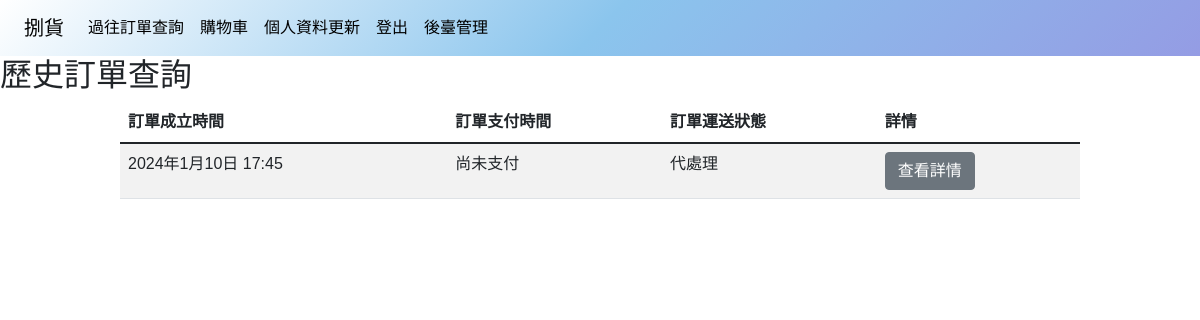
/OrderManagement/past_orders/ (signed in), run on an earlier commit of the app's database.
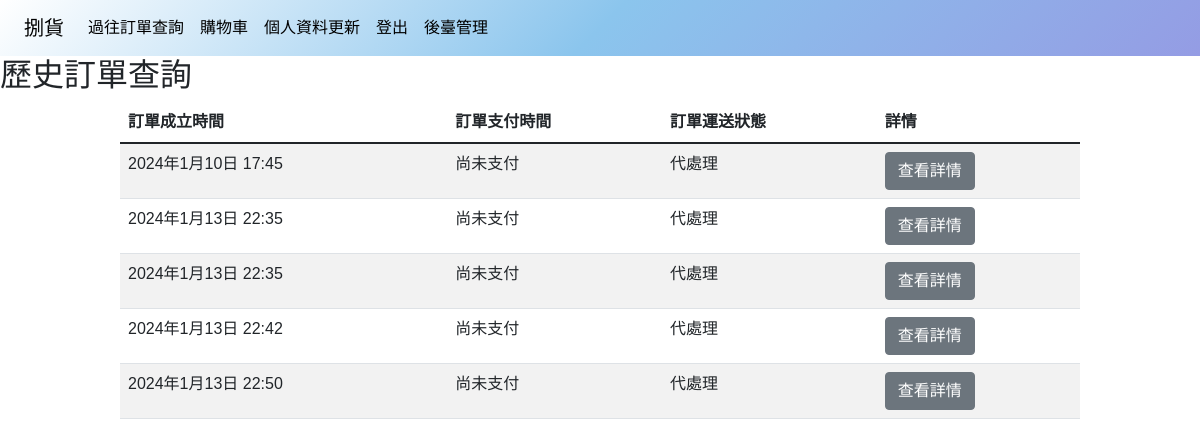
And on a later commit of the database.
### OrderManagement/models.py (models this page shows, shortened)
class Orders(models.Model):
    State_CHOICES = (
        (0, '代處理'),
        (1, '已處理'),
    )
    Delivery_CHOICES = (
        (0, '自取'),
        (1, '寄送'),
    )
    Payment_CHOICES = (
        (0, '親自付款'),
        (1, '貨到付款'),
    )
    User=models.ForeignKey(User, on_delete=models.DO_NOTHING,verbose_name="類別")
    branch = models.ForeignKey(Branchs,on_delete=models.DO_NOTHING,verbose_name='店家',null=True, blank=True)
    Time=models.DateTimeField(auto_now_add=True)
    Delivery_method=models.IntegerField(choices=Delivery_CHOICES,default=1,verbose_name="運送方式",null=True, blank=True)
    Delivery_state=models.IntegerField(choices=State_CHOICES,default=1,verbose_name="運送狀態",null=True, blank=True)
    Payment_method=models.IntegerField(choices=Payment_CHOICES,default=1,verbose_name="付款方式",null=True, blank=True)
    Payment_time=models.DateTimeField(null=True, blank=True,verbose_name='付款時間')
    Address = models.CharField(max_length=255,verbose_name='地址')
    Total=models.IntegerField(null=False,verbose_name='總價格')
    class Meta:
        verbose_name = "訂單"
        verbose_name_plural = '訂單'

### OrderManagement/views.py (the view)
# urls.py: path('past_orders/', views.past_orders, name='past_orders'),
def past_orders(request):
    user_id = request.user  # 假设你使用 Django 的内置用户认证系统
    orders = Orders.objects.filter(User_id=user_id).order_by('Time')  # 获取用户的订单，按支付时间排序
    order_details = {order.id: OrderDetails.objects.filter(pk=order.id) for order in orders}
    context = {
        'orders': orders,
        'order_details': order_details,
    }
    return render(request, 'past_orders.html', context)

### OrderManagement/templates/past_orders.html (shortened to what this page needs)
{% extends 'index/base.html' %} {% load static %}  {% block content %}
<h2>歷史訂單查詢</h2>
<div class="addtocart_outer">
    <div class="addtocart_inner">
      <div class="table-responsive">
        <table class="table table-striped">
            <thead>
                <tr>
                    <th>訂單成立時間</th>
                    <th>訂單支付時間</th>
                    <th>訂單運送狀態</th>
                    <th>詳情</th>
                </tr>
            </thead>
            <tbody>
                {% for order in orders %}
                <tr>
                    <td>{{ order.Time }}</td>
                    <td>{% if order.Payment_time %}
                            {{ order.Payment_time }}
                        {% else %}
                            尚未支付
                        {% endif %}
                    </td>
                    <td>{{ order.get_Delivery_state_display  }}</td>
                    <td>
                        <a href="{% url 'OrderManagement:past_order_details' order.id %}"  class="btn btn-secondary">查看詳情</a>
                    </td>
                </tr>
                {% endfor %}
            </tbody>
        </table>
    </div>
</div>
{% endblock %}

### templates/index/base.html (shortened to what this page needs)
{% load static %}
<!doctype html>
<html lang="en">
<head>
    <link href="https://cdn.jsdelivr.net/npm/bootstrap@5.2.3/dist/css/bootstrap.min.css" rel="stylesheet"
>
    <link href="https://cdn.jsdelivr.net/npm/sweetalert2@11.7.3/dist/sweetalert2.min.css" rel="stylesheet">
    <link href="https://cdn.jsdelivr.net/npm/bootstrap@5.1.1/dist/css/bootstrap.min.css" rel="stylesheet"
>
    <link rel="stylesheet" href="{% static 'style.css' %}">
</head>
<body style="font-family: Arial, sans-serif;">
    <nav class="navbar navbar-expand-lg navbar-dark bg-dark" style="background: linear-gradient(135deg, #ffffff, #8bc5ed, #949ce4);">
        <div class="container-fluid">
            <a class="navbar-brand" href="{% url 'home' %}">捌貨</a>
            <div class="collapse navbar-collapse" id="navbarNavAltMarkup">
                <div class="navbar-nav">
                    <a class="nav-link active" aria-current="page" href="{% url 'OrderManagement:past_orders' %}">過往訂單查詢</a>
                    <a class="nav-link active" aria-current="page" href="{% url 'OrderManagement:cart' %}">購物車</a>
                    <a class="nav-link active" aria-current="page" href="{% url 'member:memberprofile' %}">個人資料更新</a>
                    <a class="nav-link" href="{% url 'member:logout' %}">登出</a>
                    <a class="nav-link" href="{% url 'admin:index' %}">後臺管理</a>
                </div>
            </div>
        </div>
    </nav>
    {% block content%}{% endblock %}
</body>
</html>

### static/style.css (style rules this page uses)
.navbar-dark .navbar-brand { color: black; }
.navbar-dark .navbar-nav .nav-link.active, .navbar-dark .navbar-nav .show > .nav-link { color: black; }
.navbar-dark .navbar-nav .nav-link { color: black; }

### OrderManagement/templates/past_orders.html (style rules this page uses)
.addtocart_inner { width: 80%; margin: auto; }

What changed in the data, as far as the page shows it:
added Orders: Time "2024年1月13日 22:35", shows "尚未支付", Delivery_state "代處理"
added Orders: Time "2024年1月13日 22:35", shows "尚未支付", Delivery_state "代處理"
added Orders: Time "2024年1月13日 22:42", shows "尚未支付", Delivery_state "代處理"
added Orders: Time "2024年1月13日 22:50", shows "尚未支付", Delivery_state "代處理"
